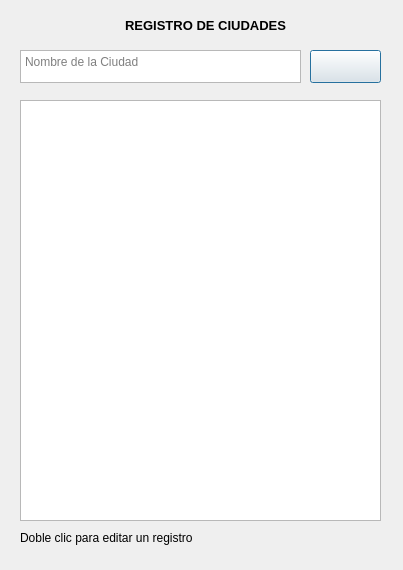
<?xml version="1.0" encoding="UTF-8"?>
<ui version="4.0">
 <class>frmCiudades</class>
 <widget class="QDialog" name="frmCiudades">
  <property name="geometry">
   <rect>
    <x>0</x>
    <y>0</y>
    <width>403</width>
    <height>570</height>
   </rect>
  </property>
  <property name="windowTitle">
   <string>Ciudades</string>
  </property>
  <property name="windowIcon">
   <iconset>
    <normaloff>../Recursos/mundo.png</normaloff>../Recursos/mundo.png</iconset>
  </property>
  <widget class="QPushButton" name="btnRegistrar">
   <property name="geometry">
    <rect>
     <x>310</x>
     <y>50</y>
     <width>71</width>
     <height>33</height>
    </rect>
   </property>
   <property name="text">
    <string/>
   </property>
   <property name="icon">
    <iconset>
     <normaloff>../Recursos/guardar.png</normaloff>../Recursos/guardar.png</iconset>
   </property>
  </widget>
  <widget class="QTextEdit" name="txtNombre">
   <property name="geometry">
    <rect>
     <x>20</x>
     <y>50</y>
     <width>281</width>
     <height>33</height>
    </rect>
   </property>
   <property name="placeholderText">
    <string>Nombre de la Ciudad</string>
   </property>
  </widget>
  <widget class="QLabel" name="label">
   <property name="geometry">
    <rect>
     <x>30</x>
     <y>10</y>
     <width>351</width>
     <height>31</height>
    </rect>
   </property>
   <property name="font">
    <font>
     <pointsize>10</pointsize>
     <weight>75</weight>
     <bold>true</bold>
    </font>
   </property>
   <property name="text">
    <string>REGISTRO DE CIUDADES</string>
   </property>
   <property name="alignment">
    <set>Qt::AlignCenter</set>
   </property>
  </widget>
  <widget class="QTableWidget" name="tCiudades">
   <property name="geometry">
    <rect>
     <x>20</x>
     <y>100</y>
     <width>361</width>
     <height>421</height>
    </rect>
   </property>
   <property name="horizontalScrollBarPolicy">
    <enum>Qt::ScrollBarAlwaysOff</enum>
   </property>
   <property name="editTriggers">
    <set>QAbstractItemView::NoEditTriggers</set>
   </property>
   <property name="selectionMode">
    <enum>QAbstractItemView::SingleSelection</enum>
   </property>
   <property name="selectionBehavior">
    <enum>QAbstractItemView::SelectRows</enum>
   </property>
   <property name="showGrid">
    <bool>true</bool>
   </property>
   <property name="gridStyle">
    <enum>Qt::DashLine</enum>
   </property>
   <property name="rowCount">
    <number>0</number>
   </property>
   <property name="columnCount">
    <number>0</number>
   </property>
   <attribute name="horizontalHeaderVisible">
    <bool>true</bool>
   </attribute>
   <attribute name="horizontalHeaderDefaultSectionSize">
    <number>150</number>
   </attribute>
   <attribute name="horizontalHeaderHighlightSections">
    <bool>true</bool>
   </attribute>
   <attribute name="horizontalHeaderMinimumSectionSize">
    <number>0</number>
   </attribute>
   <attribute name="verticalHeaderVisible">
    <bool>false</bool>
   </attribute>
   <attribute name="verticalHeaderDefaultSectionSize">
    <number>10</number>
   </attribute>
   <attribute name="verticalHeaderMinimumSectionSize">
    <number>21</number>
   </attribute>
  </widget>
  <widget class="QLabel" name="label_2">
   <property name="geometry">
    <rect>
     <x>20</x>
     <y>530</y>
     <width>361</width>
     <height>16</height>
    </rect>
   </property>
   <property name="text">
    <string>Doble clic para editar un registro</string>
   </property>
  </widget>
 </widget>
 <resources/>
 <connections/>
</ui>
